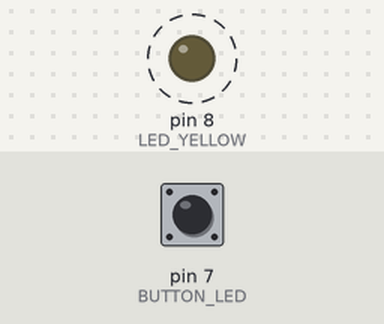
Simulated run of this sketch. Board: Arduino Uno, built with avr-gcc and run on an emulated ATmega328P. Parts: output pins drawn as LEDs (lit = HIGH). Dashed ring = blinking. The test bench sets the inputs (shaded band); at power-on: pin 7 (BUTTON_LED) HIGH.

Above: at 0.5 s.
Timing chart, 0 to 4.6 s (numbered marks = the images above):
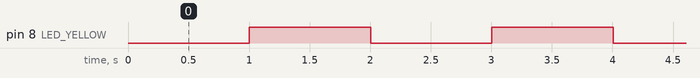

Measured:
- by itself, pin 8 (LED_YELLOW): alternates HIGH for 1.0 s and LOW for 1.0 s

The sketch:

led_button_millis.ino
```cpp
/*
  ------------------------------------------------------------
  Atividade: Pisca-LED com Botão usando millis()
  @author Ana Caroline Pedrosa e Silva
  @version 1.0 24/04/2025

  Descrição: Modifica a frequência de piscadas de um led. Quando o botão não
  está pressionado, o led pisca de 1 em 1 segundo. Quando o botão está pressionado, o led
  pisca de 0,5 em 0,5 segundos.

  Funcionalidades:
    1. Pisca LED a cada 1s ou 0.5s de acordo com o estado do botão
    2. Usa millis() para controle não bloqueante
  ------------------------------------------------------------
*/


#define LED_YELLOW 8
#define BUTTON_LED 7

int ledState = LOW;
int buttonState = 0;

long tempo_anterior = 0;

long intervalo_simples = 1000;
long intervalo_button = 500;

void setup() {
  Serial.begin(9600);
  pinMode(LED_YELLOW, OUTPUT);
  pinMode(BUTTON_LED, INPUT_PULLUP);

  digitalWrite(LED_YELLOW, ledState);
}

void loop(){
  buttonState = digitalRead(BUTTON_LED);

  if(!buttonState){
    pisca_led(intervalo_button);
  }
  pisca_led(intervalo_simples);
}

void pisca_led(long intervalo){
  unsigned long tempo_atual = millis();
  if(tempo_atual - tempo_anterior > intervalo) {
    tempo_anterior = tempo_atual;
    ledState = !ledState;
    digitalWrite(LED_YELLOW, ledState);
  }
}
```
